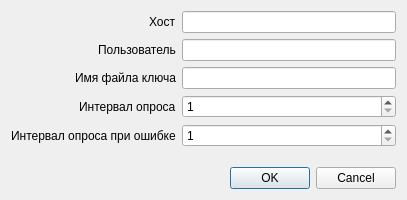
<?xml version="1.0" encoding="UTF-8"?>
<ui version="4.0">
 <class>settings_dialog</class>
 <widget class="QDialog" name="settings_dialog">
  <property name="geometry">
   <rect>
    <x>0</x>
    <y>0</y>
    <width>407</width>
    <height>200</height>
   </rect>
  </property>
  <property name="sizeGripEnabled">
   <bool>false</bool>
  </property>
  <layout class="QFormLayout" name="formLayout">
   <property name="labelAlignment">
    <set>Qt::AlignRight|Qt::AlignTrailing|Qt::AlignVCenter</set>
   </property>
   <item row="0" column="0">
    <widget class="QLabel" name="label">
     <property name="text">
      <string>Хост</string>
     </property>
    </widget>
   </item>
   <item row="0" column="1">
    <widget class="QLineEdit" name="lineEditHost"/>
   </item>
   <item row="1" column="0">
    <widget class="QLabel" name="label_2">
     <property name="text">
      <string>Пользователь</string>
     </property>
    </widget>
   </item>
   <item row="1" column="1">
    <widget class="QLineEdit" name="lineEditLogin"/>
   </item>
   <item row="2" column="0">
    <widget class="QLabel" name="label_3">
     <property name="text">
      <string>Имя файла ключа</string>
     </property>
    </widget>
   </item>
   <item row="2" column="1">
    <widget class="QLineEdit" name="lineEditKey">
     <property name="echoMode">
      <enum>QLineEdit::Normal</enum>
     </property>
    </widget>
   </item>
   <item row="3" column="0">
    <widget class="QLabel" name="label_4">
     <property name="text">
      <string>Интервал опроса</string>
     </property>
    </widget>
   </item>
   <item row="3" column="1">
    <widget class="QSpinBox" name="spinBoxNormalInterval">
     <property name="buttonSymbols">
      <enum>QAbstractSpinBox::UpDownArrows</enum>
     </property>
     <property name="minimum">
      <number>1</number>
     </property>
     <property name="maximum">
      <number>3600</number>
     </property>
    </widget>
   </item>
   <item row="4" column="0">
    <widget class="QLabel" name="label_5">
     <property name="text">
      <string>Интервал опроса при ошибке</string>
     </property>
     <property name="wordWrap">
      <bool>false</bool>
     </property>
    </widget>
   </item>
   <item row="4" column="1">
    <widget class="QSpinBox" name="spinBoxErrorInterval">
     <property name="minimum">
      <number>1</number>
     </property>
     <property name="maximum">
      <number>3600</number>
     </property>
    </widget>
   </item>
   <item row="5" column="1">
    <spacer name="verticalSpacer">
     <property name="orientation">
      <enum>Qt::Vertical</enum>
     </property>
     <property name="sizeHint" stdset="0">
      <size>
       <width>20</width>
       <height>40</height>
      </size>
     </property>
    </spacer>
   </item>
   <item row="6" column="0" colspan="2">
    <widget class="QDialogButtonBox" name="buttonBox">
     <property name="orientation">
      <enum>Qt::Horizontal</enum>
     </property>
     <property name="standardButtons">
      <set>QDialogButtonBox::Cancel|QDialogButtonBox::Ok</set>
     </property>
    </widget>
   </item>
  </layout>
 </widget>
 <resources/>
 <connections>
  <connection>
   <sender>buttonBox</sender>
   <signal>accepted()</signal>
   <receiver>settings_dialog</receiver>
   <slot>accept()</slot>
   <hints>
    <hint type="sourcelabel">
     <x>248</x>
     <y>254</y>
    </hint>
    <hint type="destinationlabel">
     <x>157</x>
     <y>274</y>
    </hint>
   </hints>
  </connection>
  <connection>
   <sender>buttonBox</sender>
   <signal>rejected()</signal>
   <receiver>settings_dialog</receiver>
   <slot>reject()</slot>
   <hints>
    <hint type="sourcelabel">
     <x>316</x>
     <y>260</y>
    </hint>
    <hint type="destinationlabel">
     <x>286</x>
     <y>274</y>
    </hint>
   </hints>
  </connection>
 </connections>
</ui>
